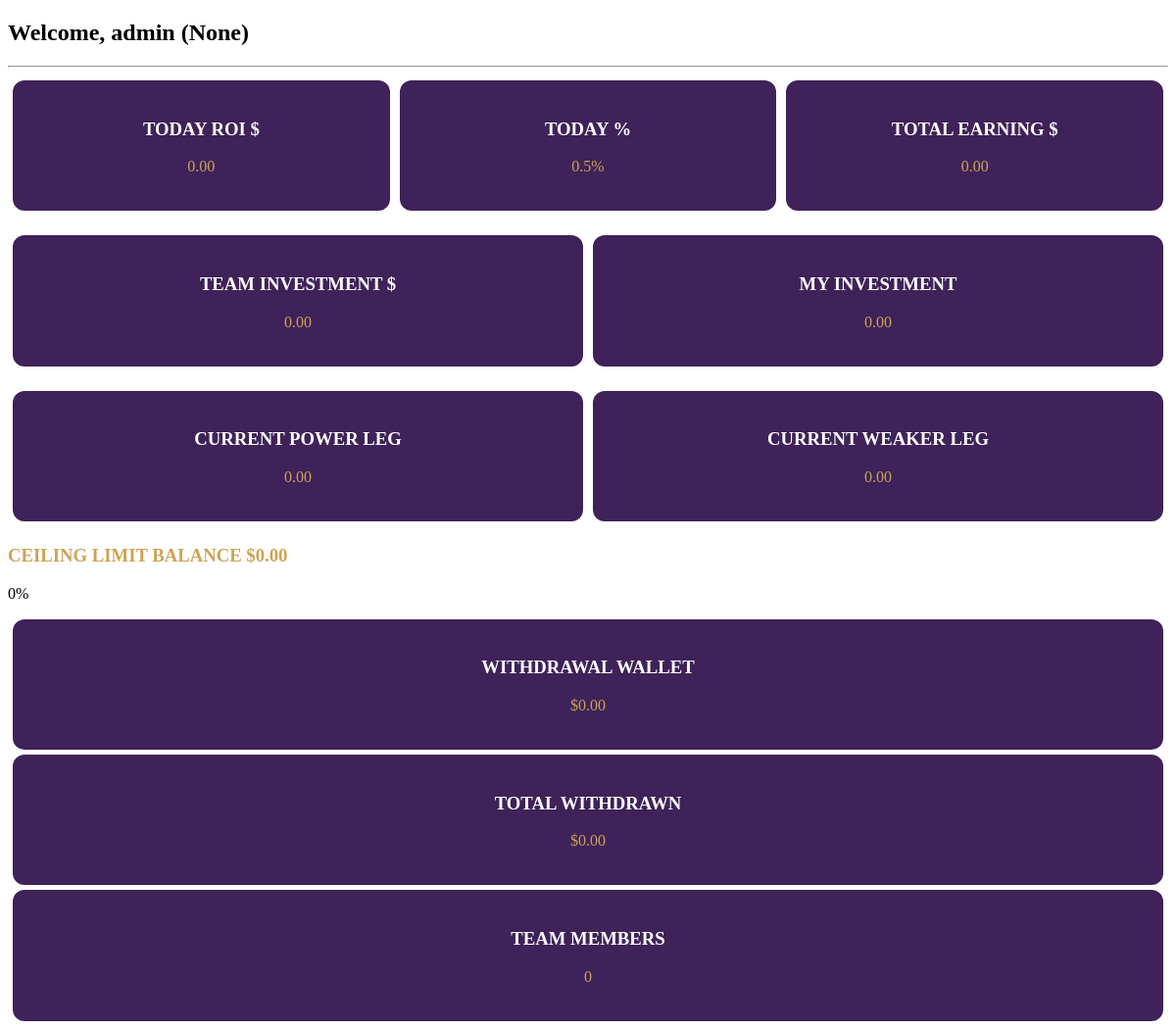
/dashboard.php (signed in), run on the app's committed database.
### tables this page shows
CREATE TABLE IF NOT EXISTS `users` (
  `id` INT AUTO_INCREMENT PRIMARY KEY,
  `username` VARCHAR(50) UNIQUE NOT NULL,
  `email` VARCHAR(100) UNIQUE NOT NULL,
  `password` VARCHAR(255) NOT NULL,
  `sponsor_id` INT DEFAULT NULL,
  `placement_id` INT DEFAULT NULL,
  `position` ENUM('left', 'right') DEFAULT NULL,
  `rank_id` INT DEFAULT 0,
  `total_investment` DECIMAL(15, 2) DEFAULT 0.00,
  `left_leg_business` DECIMAL(15, 2) DEFAULT 0.00,
  `right_leg_business` DECIMAL(15, 2) DEFAULT 0.00,
  `rank_income_days` INT DEFAULT 0,
  `status` ENUM('active', 'inactive', 'suspended') DEFAULT 'active',
  `created_at` TIMESTAMP DEFAULT CURRENT_TIMESTAMP,
  FOREIGN KEY (`sponsor_id`) REFERENCES `users`(`id`),
  FOREIGN KEY (`placement_id`) REFERENCES `users`(`id`)
);

### dashboard.php (the view, shortened to what this page needs)
<?php
$db = Database::getInstance()->getConnection();
$userId = $_SESSION['user_id'];
$stmt = $db->prepare("SELECT * FROM users WHERE id = ?");
$stmt->execute([$userId]);
$user = $stmt->fetch();
$stmt = $db->prepare("SELECT
    (SELECT COALESCE(SUM(amount), 0) FROM transactions WHERE user_id = ? AND type = 'ROI' AND DATE(created_at) = CURDATE()) as today_roi,
    (SELECT COALESCE(SUM(amount), 0) FROM transactions WHERE user_id = ? AND type IN ('ROI', 'LEVEL_INCOME', 'RANK_INCOME')) as total_earning,
    (SELECT COALESCE(SUM(amount), 0) FROM transactions WHERE user_id = ? AND type = 'LEVEL_INCOME' AND DATE(created_at) = CURDATE()) as today_level_income,
    (SELECT COALESCE(SUM(amount), 0) FROM transactions WHERE user_id = ? AND type = 'RANK_INCOME' AND DATE(created_at) = CURDATE()) as today_rank_income,
    (SELECT COALESCE(SUM(amount), 0) FROM transactions WHERE user_id = ? AND type = 'LEVEL_INCOME') as total_level_income,
    (SELECT COALESCE(SUM(amount), 0) FROM transactions WHERE user_id = ? AND type = 'RANK_INCOME') as total_rank_income,
    (SELECT COALESCE(SUM(amount), 0) FROM transactions WHERE user_id = ? AND type = 'ROI') as total_roi,
    (SELECT COALESCE(SUM(net_amount), 0) FROM transactions WHERE user_id = ?) as wallet_balance,
    (SELECT COALESCE(SUM(amount), 0) FROM transactions WHERE user_id = ? AND type = 'WITHDRAWAL') as total_withdrawn
");
$stmt->execute([$userId, $userId, $userId, $userId, $userId, $userId, $userId, $userId, $userId]);
$stats = $stmt->fetch();
$stmt = $db->prepare("SELECT COUNT(*) as team_count FROM genealogy WHERE parent_id = ?");
$stmt->execute([$userId]);
$team = $stmt->fetch();
$stmt = $db->prepare("SELECT SUM(total_investment) as team_investment FROM users u JOIN genealogy g ON u.id = g.user_id WHERE g.parent_id = ?");
$stmt->execute([$userId]);
$team_inv = $stmt->fetch();
$config = require __DIR__ . '/includes/config.php';
$rankName = ($user['rank_id'] > 0) ? $config['ranks'][$user['rank_id']-1]['name'] : 'None';
$maxCap = $user['total_investment'] * $config['id_cap_multiplier'];
$ceilingBalance = max(0, $maxCap - $stats['total_earning']);
$progressPercent = ($maxCap > 0) ? min(100, ($stats['total_earning'] / $maxCap) * 100) : 0;
?>
<!doctype html>
<html lang="en" data-bs-theme="light">
<head>
  <link rel="stylesheet" href="https://optimusinfinity.com/assets/css/core/libs.min.css">
  <link rel="stylesheet" href="https://optimusinfinity.com/assets/css/coinex.min.css?v=4.1.0">
</head>
<body>
  <div class="container-fluid p-4">
    <div class="row">
        <div class="col-md-12">
            <h2>Welcome, <?php echo htmlspecialchars($user['username']); ?> (<?php echo $rankName; ?>)</h2>
            <hr>
        </div>
    </div>
    <div class="account-overview">
        <div class="overview-row">
            <div class="overview-box">
                <h3>TODAY ROI $</h3>
                <p class="text-primary"><?php echo number_format($stats['today_roi'], 2); ?></p>
            </div>
            <div class="overview-box">
                <h3>TODAY %</h3>
                <p class="text-primary">0.5%</p>
            </div>
            <div class="overview-box">
                <h3>TOTAL EARNING $</h3>
                <p class="text-primary"><?php echo number_format($stats['total_earning'], 2); ?></p>
            </div>
        </div>
        <div class="overview-row">
            <div class="overview-box">
                <h3>TEAM INVESTMENT $</h3>
                <p class="text-primary"><?php echo number_format($team_inv['team_investment'] ?? 0, 2); ?></p>
            </div>
            <div class="overview-box">
                <h3>MY INVESTMENT</h3>
                <p class="text-primary"><?php echo number_format($user['total_investment'], 2); ?></p>
            </div>
        </div>
        <div class="overview-row">
            <div class="overview-box">
                <h3 class="text-upercase">CURRENT POWER LEG</h3>
                <p class="text-primary"><?php echo number_format(max($user['left_leg_business'], $user['right_leg_business']), 2); ?></p>
            </div>
            <div class="overview-box">
                <h3 class="text-upercase">CURRENT WEAKER LEG</h3>
                <p class="text-primary"><?php echo number_format(min($user['left_leg_business'], $user['right_leg_business']), 2); ?></p>
            </div>
        </div>
    </div>
    <div class="container-fluid mt-4">
        <div class="card bg-dark p-4 text-center">
            <h3 style="color: #cca354 !important;">CEILING LIMIT BALANCE $<?php echo number_format($ceilingBalance, 2); ?></h3>
            <div class="progress" style="height: 30px">
                <div class="progress-bar bg-success" style="width: <?php echo $progressPercent; ?>%"><?php echo round($progressPercent); ?>%</div>
            </div>
        </div>
    </div>
    <div class="row mt-4">
        <div class="col-md-4">
            <div class="overview-box">
                <h3>WITHDRAWAL WALLET</h3>
                <p class="text-primary">$<?php echo number_format($stats['wallet_balance'], 2); ?></p>
            </div>
        </div>
        <div class="col-md-4">
            <div class="overview-box">
                <h3>TOTAL WITHDRAWN</h3>
                <p class="text-primary">$<?php echo number_format($stats['total_withdrawn'], 2); ?></p>
            </div>
        </div>
        <div class="col-md-4">
            <div class="overview-box">
                <h3>TEAM MEMBERS</h3>
                <p class="text-primary"><?php echo $team['team_count']; ?></p>
            </div>
        </div>
    </div>
  </div>
</body>
</html>

### dashboard.php (style rules this page uses)
body { background: #fff; }
.overview-box { background: #3f2259; color: #fff; padding: 20px; border-radius: 12px; text-align: center; flex: 1; margin: 5px; }
.overview-row { display: flex; justify-content: space-between; margin-bottom: 15px; }
.text-primary { color: #cca354 !important; }

### data on the page
users: username "admin", rank "None", total_investment "0.00", left_leg_business "0.00", total_investment "0"

### other printed values
$stats['today_roi'] "0.00"
$stats['total_earning'] "0.00"
$team_inv['team_investment'] "0.00"
$stats['wallet_balance'] "0.00"
$stats['total_withdrawn'] "0.00"
$team['team_count'] "0"
